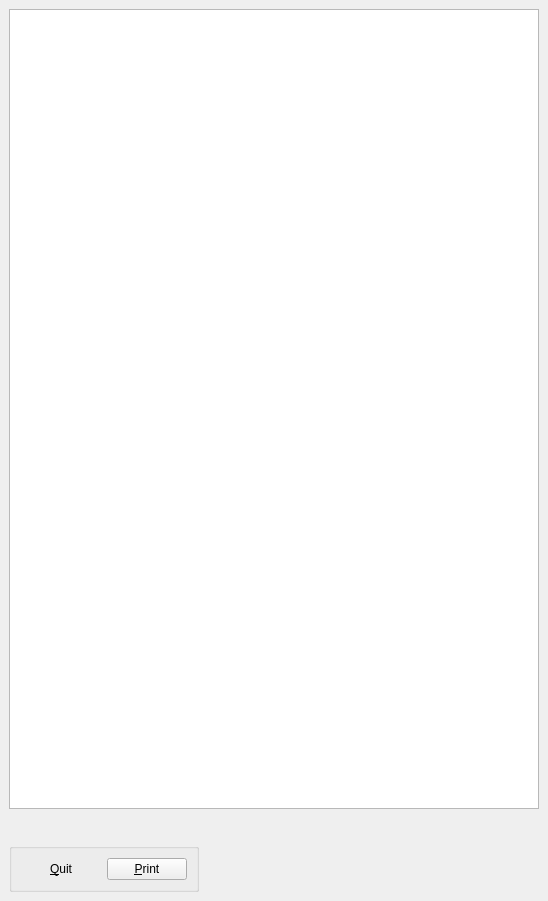
<ui version="4.0" >
 <class>EditFile</class>
 <widget class="QWidget" name="EditFile" >
  <property name="geometry" >
   <rect>
    <x>0</x>
    <y>0</y>
    <width>548</width>
    <height>901</height>
   </rect>
  </property>
  <property name="windowTitle" >
   <string>Edit File</string>
  </property>
  <layout class="QGridLayout" >
   <property name="margin" >
    <number>9</number>
   </property>
   <property name="spacing" >
    <number>6</number>
   </property>
   <item row="2" column="1" >
    <spacer>
     <property name="orientation" >
      <enum>Qt::Horizontal</enum>
     </property>
     <property name="sizeHint" >
      <size>
       <width>331</width>
       <height>49</height>
      </size>
     </property>
    </spacer>
   </item>
   <item row="2" column="0" >
    <widget class="QGroupBox" name="GroupButtons" >
     <property name="title" >
      <string/>
     </property>
     <layout class="QGridLayout" >
      <property name="margin" >
       <number>9</number>
      </property>
      <property name="spacing" >
       <number>6</number>
      </property>
      <item row="0" column="1" >
       <widget class="QPushButton" name="buttonPrint" >
        <property name="text" >
         <string>&amp;Print</string>
        </property>
       </widget>
      </item>
      <item row="0" column="0" >
       <widget class="QPushButton" name="buttonQuit" >
        <property name="text" >
         <string>&amp;Quit</string>
        </property>
        <property name="autoDefault" >
         <bool>true</bool>
        </property>
        <property name="default" >
         <bool>true</bool>
        </property>
        <property name="flat" >
         <bool>true</bool>
        </property>
       </widget>
      </item>
     </layout>
    </widget>
   </item>
   <item row="1" column="0" colspan="2" >
    <spacer>
     <property name="orientation" >
      <enum>Qt::Vertical</enum>
     </property>
     <property name="sizeHint" >
      <size>
       <width>20</width>
       <height>14</height>
      </size>
     </property>
    </spacer>
   </item>
   <item row="0" column="0" colspan="2" >
    <widget class="QTextBrowser" name="QTBEditFile" >
     <property name="minimumSize" >
      <size>
       <width>530</width>
       <height>800</height>
      </size>
     </property>
     <property name="font" >
      <font>
       <family>Courier New</family>
      </font>
     </property>
    </widget>
   </item>
  </layout>
 </widget>
 <resources/>
 <connections/>
</ui>
